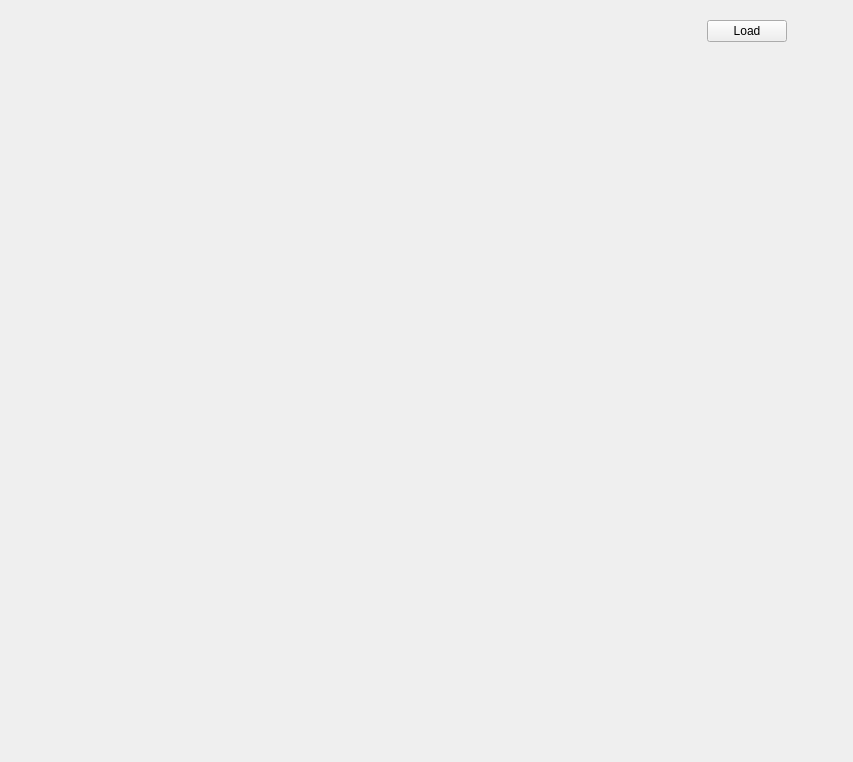
<?xml version="1.0" encoding="UTF-8"?>
<ui version="4.0">
 <class>ImageViewMainWindow</class>
 <widget class="QWidget" name="ImageViewMainWindow">
  <property name="geometry">
   <rect>
    <x>0</x>
    <y>0</y>
    <width>853</width>
    <height>762</height>
   </rect>
  </property>
  <property name="windowTitle">
   <string>Form</string>
  </property>
  <layout class="QGridLayout" name="gridLayout">
   <item row="0" column="0" rowspan="3">
    <widget class="AdvancedImageWidget" name="widget" native="true"/>
   </item>
   <item row="0" column="1">
    <widget class="QWidget" name="widget_2" native="true">
     <property name="sizePolicy">
      <sizepolicy hsizetype="Fixed" vsizetype="Fixed">
       <horstretch>0</horstretch>
       <verstretch>0</verstretch>
      </sizepolicy>
     </property>
     <layout class="QFormLayout" name="formLayout">
      <item row="0" column="0">
       <widget class="QPushButton" name="loadButton">
        <property name="toolTip">
         <string>Load</string>
        </property>
        <property name="text">
         <string>Load</string>
        </property>
        <property name="icon">
         <iconset resource="../../resources/main.qrc">
          <normaloff>:/new/prefix1/remove.png</normaloff>:/new/prefix1/remove.png</iconset>
        </property>
        <property name="iconSize">
         <size>
          <width>24</width>
          <height>24</height>
         </size>
        </property>
       </widget>
      </item>
      <item row="0" column="1">
       <spacer name="horizontalSpacer">
        <property name="orientation">
         <enum>Qt::Horizontal</enum>
        </property>
        <property name="sizeHint" stdset="0">
         <size>
          <width>40</width>
          <height>20</height>
         </size>
        </property>
       </spacer>
      </item>
     </layout>
    </widget>
   </item>
   <item row="2" column="1">
    <widget class="BitSelectorParametersControlWidget" name="bitSelector">
     <property name="maximumSize">
      <size>
       <width>250</width>
       <height>16777215</height>
      </size>
     </property>
    </widget>
   </item>
   <item row="1" column="1">
    <widget class="DebayerParametersControlWidget" name="parameters" native="true">
     <property name="sizePolicy">
      <sizepolicy hsizetype="Fixed" vsizetype="Fixed">
       <horstretch>0</horstretch>
       <verstretch>0</verstretch>
      </sizepolicy>
     </property>
    </widget>
   </item>
  </layout>
 </widget>
 <customwidgets>
  <customwidget>
   <class>AdvancedImageWidget</class>
   <extends>QWidget</extends>
   <header>advancedImageWidget.h</header>
   <container>1</container>
  </customwidget>
  <customwidget>
   <class>BitSelectorParametersControlWidget</class>
   <extends>QFrame</extends>
   <header>bitSelectorParametersControlWidget.h</header>
   <container>1</container>
  </customwidget>
  <customwidget>
   <class>DebayerParametersControlWidget</class>
   <extends>QWidget</extends>
   <header>debayerParametersControlWidget.h</header>
   <container>1</container>
  </customwidget>
 </customwidgets>
 <resources>
  <include location="../../resources/main.qrc"/>
 </resources>
 <connections/>
</ui>
